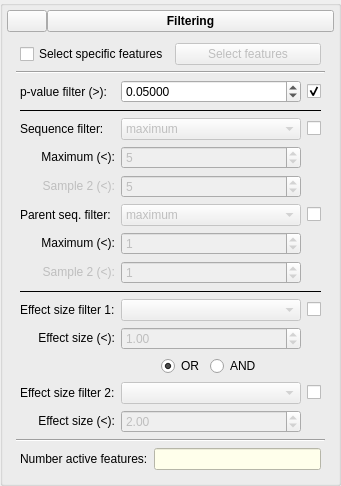
              <widget class="QGroupBox" name="groupFiltering">
               <property name="title">
                <string/>
               </property>
               <property name="flat">
                <bool>false</bool>
               </property>
               <layout class="QVBoxLayout" name="verticalLayout_12">
                <property name="spacing">
                 <number>2</number>
                </property>
                <property name="margin">
                 <number>4</number>
                </property>
                <item>
                 <layout class="QHBoxLayout" name="horizontalLayout_22">
                  <property name="spacing">
                   <number>0</number>
                  </property>
                  <item>
                   <widget class="QPushButton" name="btnSampleFilteringArrow">
                    <property name="text">
                     <string/>
                    </property>
                    <property name="icon">
                     <iconset>
                      <normaloff>icons/downArrow.png</normaloff>icons/downArrow.png</iconset>
                    </property>
                   </widget>
                  </item>
                  <item>
                   <widget class="QPushButton" name="btnSampleFilteringTab">
                    <property name="sizePolicy">
                     <sizepolicy hsizetype="Minimum" vsizetype="Fixed">
                      <horstretch>1</horstretch>
                      <verstretch>0</verstretch>
                     </sizepolicy>
                    </property>
                    <property name="minimumSize">
                     <size>
                      <width>0</width>
                      <height>0</height>
                     </size>
                    </property>
                    <property name="maximumSize">
                     <size>
                      <width>16777215</width>
                      <height>16777215</height>
                     </size>
                    </property>
                    <property name="baseSize">
                     <size>
                      <width>0</width>
                      <height>0</height>
                     </size>
                    </property>
                    <property name="font">
                     <font>
                      <weight>75</weight>
                      <bold>true</bold>
                      <underline>false</underline>
                     </font>
                    </property>
                    <property name="text">
                     <string>Filtering</string>
                    </property>
                   </widget>
                  </item>
                 </layout>
                </item>
                <item>
                 <widget class="QWidget" name="widgetSampleFilter" native="true">
                  <property name="sizePolicy">
                   <sizepolicy hsizetype="Preferred" vsizetype="Preferred">
                    <horstretch>0</horstretch>
                    <verstretch>1</verstretch>
                   </sizepolicy>
                  </property>
                  <layout class="QVBoxLayout" name="verticalLayout_13">
                   <item>
                    <layout class="QHBoxLayout" name="horizontalLayout_2">
                     <property name="leftMargin">
                      <number>4</number>
                     </property>
                     <property name="rightMargin">
                      <number>4</number>
                     </property>
                     <item>
                      <widget class="QCheckBox" name="chkSampleSelectFeatures">
                       <property name="text">
                        <string>Select specific features</string>
                       </property>
                      </widget>
                     </item>
                     <item>
                      <widget class="QPushButton" name="btnSampleSelectFeatures">
                       <property name="enabled">
                        <bool>false</bool>
                       </property>
                       <property name="sizePolicy">
                        <sizepolicy hsizetype="Expanding" vsizetype="Fixed">
                         <horstretch>0</horstretch>
                         <verstretch>0</verstretch>
                        </sizepolicy>
                       </property>
                       <property name="text">
                        <string>Select features</string>
                       </property>
                      </widget>
                     </item>
                    </layout>
                   </item>
                   <item>
                    <widget class="Line" name="line_8">
                     <property name="orientation">
                      <enum>Qt::Horizontal</enum>
                     </property>
                    </widget>
                   </item>
                   <item>
                    <layout class="QGridLayout" name="gridLayout">
                     <property name="sizeConstraint">
                      <enum>QLayout::SetMinAndMaxSize</enum>
                     </property>
                     <property name="leftMargin">
                      <number>4</number>
                     </property>
                     <property name="rightMargin">
                      <number>4</number>
                     </property>
                     <item row="0" column="0">
                      <widget class="QLabel" name="lblSampleSignLevelFilter">
                       <property name="text">
                        <string>p-value filter (&gt;):</string>
                       </property>
                       <property name="alignment">
                        <set>Qt::AlignLeading|Qt::AlignLeft|Qt::AlignVCenter</set>
                       </property>
                      </widget>
                     </item>
                     <item row="0" column="1">
                      <widget class="QDoubleSpinBox" name="spinSampleSignLevelFilter">
                       <property name="sizePolicy">
                        <sizepolicy hsizetype="Preferred" vsizetype="Fixed">
                         <horstretch>1</horstretch>
                         <verstretch>0</verstretch>
                        </sizepolicy>
                       </property>
                       <property name="minimumSize">
                        <size>
                         <width>0</width>
                         <height>0</height>
                        </size>
                       </property>
                       <property name="statusTip">
                        <string>Filter out feature with an effect size less than the specified amount</string>
                       </property>
                       <property name="buttonSymbols">
                        <enum>QAbstractSpinBox::UpDownArrows</enum>
                       </property>
                       <property name="decimals">
                        <number>5</number>
                       </property>
                       <property name="maximum">
                        <double>1.000000000000000</double>
                       </property>
                       <property name="singleStep">
                        <double>0.001000000000000</double>
                       </property>
                       <property name="value">
                        <double>0.050000000000000</double>
                       </property>
                      </widget>
                     </item>
                     <item row="0" column="2">
                      <widget class="QCheckBox" name="chkSampleEnableSignLevelFilter">
                       <property name="text">
                        <string/>
                       </property>
                       <property name="checked">
                        <bool>true</bool>
                       </property>
                      </widget>
                     </item>
                     <item row="2" column="0">
                      <widget class="QLabel" name="lblSampleSeqFilter">
                       <property name="text">
                        <string>Sequence filter:</string>
                       </property>
                      </widget>
                     </item>
                     <item row="2" column="1">
                      <widget class="QComboBox" name="cboSampleSeqFilter">
                       <property name="enabled">
                        <bool>false</bool>
                       </property>
                       <item>
                        <property name="text">
                         <string>maximum</string>
                        </property>
                       </item>
                       <item>
                        <property name="text">
                         <string>minimum</string>
                        </property>
                       </item>
                       <item>
                        <property name="text">
                         <string>independent</string>
                        </property>
                       </item>
                      </widget>
                     </item>
                     <item row="2" column="2">
                      <widget class="QCheckBox" name="chkSampleEnableSeqFilter">
                       <property name="text">
                        <string/>
                       </property>
                       <property name="checked">
                        <bool>false</bool>
                       </property>
                      </widget>
                     </item>
                     <item row="3" column="0">
                      <widget class="QLabel" name="lblSampleSeqFilterSample1">
                       <property name="text">
                        <string>Maximum (&lt;):</string>
                       </property>
                       <property name="alignment">
                        <set>Qt::AlignRight|Qt::AlignTrailing|Qt::AlignVCenter</set>
                       </property>
                      </widget>
                     </item>
                     <item row="3" column="1">
                      <widget class="QSpinBox" name="spinSampleFilterSample1">
                       <property name="enabled">
                        <bool>false</bool>
                       </property>
                       <property name="sizePolicy">
                        <sizepolicy hsizetype="Preferred" vsizetype="Fixed">
                         <horstretch>1</horstretch>
                         <verstretch>0</verstretch>
                        </sizepolicy>
                       </property>
                       <property name="minimumSize">
                        <size>
                         <width>0</width>
                         <height>0</height>
                        </size>
                       </property>
                       <property name="statusTip">
                        <string>Filter out all features where sample 2 does not contain more than the specified number of sequences</string>
                       </property>
                       <property name="maximum">
                        <number>10000</number>
                       </property>
                       <property name="value">
                        <number>5</number>
                       </property>
                      </widget>
                     </item>
                     <item row="4" column="0">
                      <widget class="QLabel" name="lblSampleSeqFilterSample2">
                       <property name="enabled">
                        <bool>false</bool>
                       </property>
                       <property name="text">
                        <string>Sample 2 (&lt;):</string>
                       </property>
                       <property name="alignment">
                        <set>Qt::AlignRight|Qt::AlignTrailing|Qt::AlignVCenter</set>
                       </property>
                      </widget>
                     </item>
                     <item row="4" column="1">
                      <widget class="QSpinBox" name="spinSampleFilterSample2">
                       <property name="enabled">
                        <bool>false</bool>
                       </property>
                       <property name="sizePolicy">
                        <sizepolicy hsizetype="Minimum" vsizetype="Fixed">
                         <horstretch>1</horstretch>
                         <verstretch>0</verstretch>
                        </sizepolicy>
                       </property>
                       <property name="maximum">
                        <number>10000</number>
                       </property>
                       <property name="value">
                        <number>5</number>
                       </property>
                      </widget>
                     </item>
                     <item row="5" column="0">
                      <widget class="QLabel" name="label_12">
                       <property name="text">
                        <string>Parent seq. filter:</string>
                       </property>
                      </widget>
                     </item>
                     <item row="5" column="1">
                      <widget class="QComboBox" name="cboSampleParentSeqFilter">
                       <property name="enabled">
                        <bool>false</bool>
                       </property>
                       <property name="currentIndex">
                        <number>0</number>
                       </property>
                       <item>
                        <property name="text">
                         <string>maximum</string>
                        </property>
                       </item>
                       <item>
                        <property name="text">
                         <string>minimum</string>
                        </property>
                       </item>
                       <item>
                        <property name="text">
                         <string>independent</string>
                        </property>
                       </item>
                      </widget>
                     </item>
                     <item row="5" column="2">
                      <widget class="QCheckBox" name="chkSampleEnableParentSeqFilter">
                       <property name="text">
                        <string/>
                       </property>
                       <property name="checked">
                        <bool>false</bool>
                       </property>
                      </widget>
                     </item>
                     <item row="6" column="0">
                      <widget class="QLabel" name="lblSampleParentSeqFilterSample1">
                       <property name="text">
                        <string>Maximum (&lt;):</string>
                       </property>
                       <property name="alignment">
                        <set>Qt::AlignRight|Qt::AlignTrailing|Qt::AlignVCenter</set>
                       </property>
                      </widget>
                     </item>
                     <item row="6" column="1">
                      <widget class="QSpinBox" name="spinSampleParentFilterSample1">
                       <property name="enabled">
                        <bool>false</bool>
                       </property>
                       <property name="maximum">
                        <number>10000</number>
                       </property>
                       <property name="value">
                        <number>1</number>
                       </property>
                      </widget>
                     </item>
                     <item row="7" column="0">
                      <widget class="QLabel" name="lblSampleParentSeqFilterSample2">
                       <property name="enabled">
                        <bool>false</bool>
                       </property>
                       <property name="text">
                        <string>Sample 2 (&lt;):</string>
                       </property>
                       <property name="alignment">
                        <set>Qt::AlignRight|Qt::AlignTrailing|Qt::AlignVCenter</set>
                       </property>
                      </widget>
                     </item>
                     <item row="7" column="1">
                      <widget class="QSpinBox" name="spinSampleParentFilterSample2">
                       <property name="enabled">
                        <bool>false</bool>
                       </property>
                       <property name="maximum">
                        <number>10000</number>
                       </property>
                       <property name="value">
                        <number>1</number>
                       </property>
                      </widget>
                     </item>
                     <item row="8" column="0" colspan="3">
                      <widget class="Line" name="line_7">
                       <property name="frameShadow">
                        <enum>QFrame::Plain</enum>
                       </property>
                       <property name="midLineWidth">
                        <number>0</number>
                       </property>
                       <property name="orientation">
                        <enum>Qt::Horizontal</enum>
                       </property>
                      </widget>
                     </item>
                     <item row="9" column="0">
                      <widget class="QLabel" name="label_9">
                       <property name="frameShape">
                        <enum>QFrame::NoFrame</enum>
                       </property>
                       <property name="text">
                        <string>Effect size filter 1:</string>
                       </property>
                      </widget>
                     </item>
                     <item row="9" column="1">
                      <widget class="QComboBox" name="cboSampleEffectSizeMeasure1">
                       <property name="enabled">
                        <bool>false</bool>
                       </property>
                       <property name="sizePolicy">
                        <sizepolicy hsizetype="Preferred" vsizetype="Fixed">
                         <horstretch>1</horstretch>
                         <verstretch>0</verstretch>
                        </sizepolicy>
                       </property>
                      </widget>
                     </item>
                     <item row="9" column="2">
                      <widget class="QCheckBox" name="chkSampleEnableEffectSizeFilter1">
                       <property name="text">
                        <string/>
                       </property>
                       <property name="checked">
                        <bool>false</bool>
                       </property>
                      </widget>
                     </item>
                     <item row="10" column="0">
                      <widget class="QLabel" name="lblSampleMinEffectSize">
                       <property name="sizePolicy">
                        <sizepolicy hsizetype="Preferred" vsizetype="Preferred">
                         <horstretch>0</horstretch>
                         <verstretch>0</verstretch>
                        </sizepolicy>
                       </property>
                       <property name="minimumSize">
                        <size>
                         <width>0</width>
                         <height>0</height>
                        </size>
                       </property>
                       <property name="layoutDirection">
                        <enum>Qt::LeftToRight</enum>
                       </property>
                       <property name="text">
                        <string>Effect size (&lt;):</string>
                       </property>
                       <property name="alignment">
                        <set>Qt::AlignRight|Qt::AlignTrailing|Qt::AlignVCenter</set>
                       </property>
                      </widget>
                     </item>
                     <item row="10" column="1">
                      <widget class="QDoubleSpinBox" name="spinSampleMinEffectSize1">
                       <property name="enabled">
                        <bool>false</bool>
                       </property>
                       <property name="sizePolicy">
                        <sizepolicy hsizetype="Preferred" vsizetype="Fixed">
                         <horstretch>1</horstretch>
                         <verstretch>0</verstretch>
                        </sizepolicy>
                       </property>
                       <property name="minimumSize">
                        <size>
                         <width>0</width>
                         <height>0</height>
                        </size>
                       </property>
                       <property name="statusTip">
                        <string>Filter out feature with an effect size less than the specified amount</string>
                       </property>
                       <property name="singleStep">
                        <double>0.010000000000000</double>
                       </property>
                       <property name="value">
                        <double>1.000000000000000</double>
                       </property>
                      </widget>
                     </item>
                     <item row="12" column="0">
                      <widget class="QLabel" name="label_17">
                       <property name="frameShape">
                        <enum>QFrame::NoFrame</enum>
                       </property>
                       <property name="text">
                        <string>Effect size filter 2:</string>
                       </property>
                      </widget>
                     </item>
                     <item row="12" column="1">
                      <widget class="QComboBox" name="cboSampleEffectSizeMeasure2">
                       <property name="enabled">
                        <bool>false</bool>
                       </property>
                       <property name="sizePolicy">
                        <sizepolicy hsizetype="Preferred" vsizetype="Fixed">
                         <horstretch>1</horstretch>
                         <verstretch>0</verstretch>
                        </sizepolicy>
                       </property>
                      </widget>
                     </item>
                     <item row="12" column="2">
                      <widget class="QCheckBox" name="chkSampleEnableEffectSizeFilter2">
                       <property name="text">
                        <string/>
                       </property>
                       <property name="checked">
                        <bool>false</bool>
                       </property>
                      </widget>
                     </item>
                     <item row="13" column="0">
                      <widget class="QLabel" name="lblSampleMinEffectSize2">
                       <property name="sizePolicy">
                        <sizepolicy hsizetype="Preferred" vsizetype="Preferred">
                         <horstretch>0</horstretch>
                         <verstretch>0</verstretch>
                        </sizepolicy>
                       </property>
                       <property name="minimumSize">
                        <size>
                         <width>0</width>
                         <height>0</height>
                        </size>
                       </property>
                       <property name="layoutDirection">
                        <enum>Qt::LeftToRight</enum>
                       </property>
                       <property name="text">
                        <string>Effect size (&lt;):</string>
                       </property>
                       <property name="alignment">
                        <set>Qt::AlignRight|Qt::AlignTrailing|Qt::AlignVCenter</set>
                       </property>
                      </widget>
                     </item>
                     <item row="13" column="1">
                      <widget class="QDoubleSpinBox" name="spinSampleMinEffectSize2">
                       <property name="enabled">
                        <bool>false</bool>
                       </property>
                       <property name="sizePolicy">
                        <sizepolicy hsizetype="Preferred" vsizetype="Fixed">
                         <horstretch>1</horstretch>
                         <verstretch>0</verstretch>
                        </sizepolicy>
                       </property>
                       <property name="minimumSize">
                        <size>
                         <width>0</width>
                         <height>0</height>
                        </size>
                       </property>
                       <property name="statusTip">
                        <string>Filter out feature with an effect size less than the specified amount</string>
                       </property>
                       <property name="minimum">
                        <double>0.000000000000000</double>
                       </property>
                       <property name="singleStep">
                        <double>0.010000000000000</double>
                       </property>
                       <property name="value">
                        <double>2.000000000000000</double>
                       </property>
                      </widget>
                     </item>
                     <item row="11" column="1">
                      <layout class="QHBoxLayout" name="horizontalLayout_13">
                       <item>
                        <spacer name="horizontalSpacer_10">
                         <property name="orientation">
                          <enum>Qt::Horizontal</enum>
                         </property>
                         <property name="sizeHint" stdset="0">
                          <size>
                           <width>40</width>
                           <height>20</height>
                          </size>
                         </property>
                        </spacer>
                       </item>
                       <item>
                        <widget class="QRadioButton" name="radioSampleOR">
                         <property name="text">
                          <string>OR</string>
                         </property>
                         <property name="checked">
                          <bool>true</bool>
                         </property>
                        </widget>
                       </item>
                       <item>
                        <widget class="QRadioButton" name="radioSampleAND">
                         <property name="text">
                          <string>AND</string>
                         </property>
                        </widget>
                       </item>
                       <item>
                        <spacer name="horizontalSpacer_11">
                         <property name="orientation">
                          <enum>Qt::Horizontal</enum>
                         </property>
                         <property name="sizeHint" stdset="0">
                          <size>
                           <width>40</width>
                           <height>20</height>
                          </size>
                         </property>
                        </spacer>
                       </item>
                      </layout>
                     </item>
                     <item row="1" column="0" colspan="3">
                      <widget class="Line" name="line_9">
                       <property name="frameShadow">
                        <enum>QFrame::Plain</enum>
                       </property>
                       <property name="orientation">
                        <enum>Qt::Horizontal</enum>
                       </property>
                      </widget>
                     </item>
                    </layout>
                   </item>
                   <item>
                    <widget class="Line" name="line">
                     <property name="orientation">
                      <enum>Qt::Horizontal</enum>
                     </property>
                    </widget>
                   </item>
                   <item>
                    <layout class="QHBoxLayout" name="horizontalLayout_3">
                     <property name="leftMargin">
                      <number>4</number>
                     </property>
                     <property name="rightMargin">
                      <number>4</number>
                     </property>
                     <item>
                      <widget class="QLabel" name="label_10">
                       <property name="text">
                        <string>Number active features:</string>
                       </property>
                      </widget>
                     </item>
                     <item>
                      <widget class="QLineEdit" name="txtSampleNumActiveFeatures">
                       <property name="styleSheet">
                        <string>background-color: rgb(255, 255, 235);</string>
                       </property>
                       <property name="readOnly">
                        <bool>true</bool>
                       </property>
                      </widget>
                     </item>
                    </layout>
                   </item>
                  </layout>
                 </widget>
                </item>
               </layout>
              </widget>
